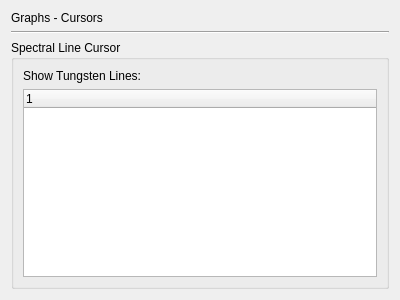
<?xml version="1.0" encoding="UTF-8"?>
<ui version="4.0">
 <class>PrefPageGraphCursors</class>
 <widget class="QWidget" name="PrefPageGraphCursors">
  <property name="geometry">
   <rect>
    <x>0</x>
    <y>0</y>
    <width>400</width>
    <height>300</height>
   </rect>
  </property>
  <property name="windowTitle">
   <string>Dialog</string>
  </property>
  <layout class="QVBoxLayout" name="verticalLayout_2">
   <item>
    <widget class="QLabel" name="label">
     <property name="text">
      <string>Graphs - Cursors</string>
     </property>
    </widget>
   </item>
   <item>
    <widget class="Line" name="line">
     <property name="orientation">
      <enum>Qt::Horizontal</enum>
     </property>
    </widget>
   </item>
   <item>
    <widget class="QGroupBox" name="groupBox">
     <property name="title">
      <string>Spectral Line Cursor</string>
     </property>
     <layout class="QVBoxLayout" name="verticalLayout">
      <item>
       <widget class="QLabel" name="label_2">
        <property name="text">
         <string>Show Tungsten Lines:</string>
        </property>
       </widget>
      </item>
      <item>
       <widget class="QTreeWidget" name="treeWidgetTungstenLines">
        <column>
         <property name="text">
          <string notr="true">1</string>
         </property>
        </column>
       </widget>
      </item>
     </layout>
    </widget>
   </item>
  </layout>
 </widget>
 <resources/>
 <connections/>
</ui>
